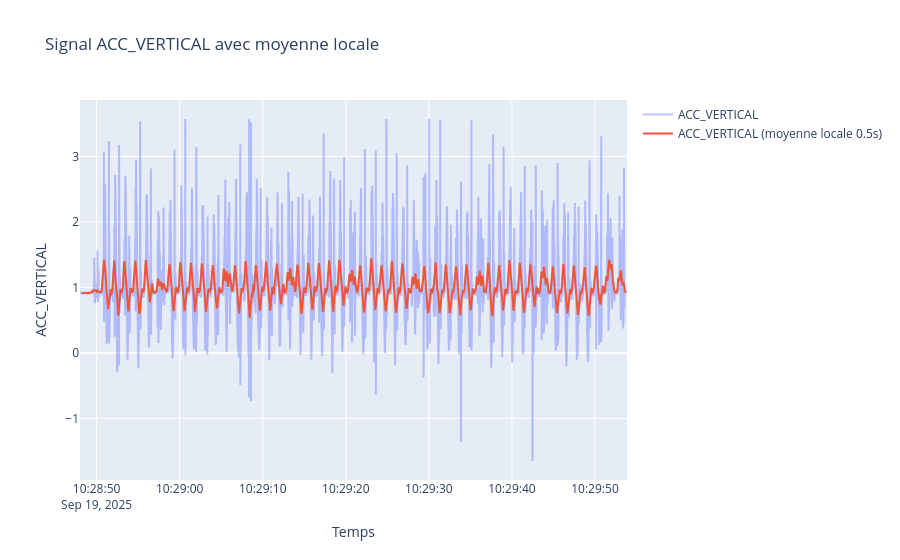

Write notebook code for a chart like this one.
### Markdown cell above
## Identification des marches lors des montées et descentes

On peut identifier les marches de l'escalier lors des montées et descentes, il est même possible d'identifier les paliers.

### Code cell
session_mdm_e3 = sessions_mdm[1]
session_mdm_e3.sequences[0].local_average_plot(channel="ACC_VERTICAL", window_size_seconds=0.5)

### Figure 1 — Plotly figure (JSON) as saved in the notebook; plotly's stock layout.template omitted (floating-point values rounded to 4 significant figures; data arrays with more than 128 entries replaced by an {"elided": "..."} marker saying what was removed)
{"data": [{"mode": "lines", "name": "ACC_VERTICAL", "opacity": 0.4, "type": "scatter", "x": {"elided": "13172 str values"}, "y": {"elided": "13172 float values"}}, {"mode": "lines", "name": "ACC_VERTICAL (moyenne locale 0.5s)", "type": "scatter", "x": {"elided": "13172 str values"}, "y": {"elided": "13172 float values"}}], "layout": {"title": {"text": "Signal ACC_VERTICAL avec moyenne locale"}, "xaxis": {"title": {"text": "Temps"}}, "yaxis": {"title": {"text": "ACC_VERTICAL"}}}}
